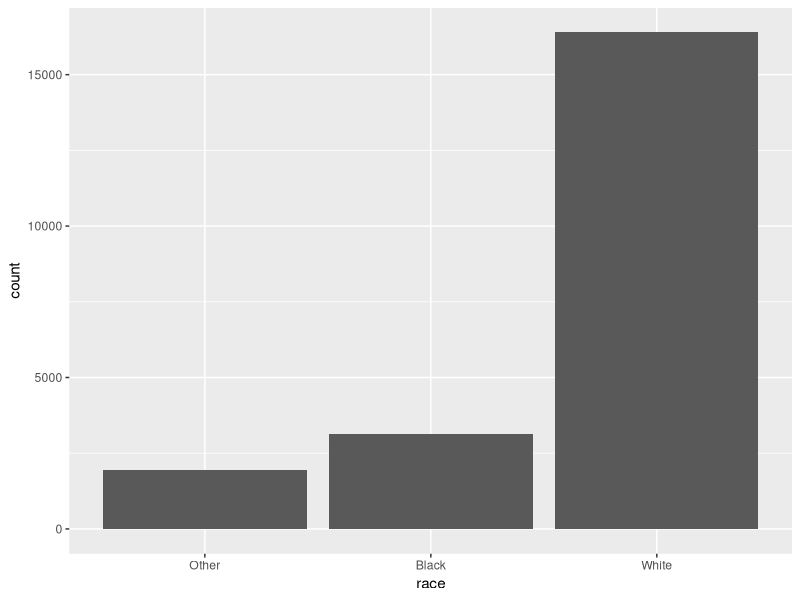
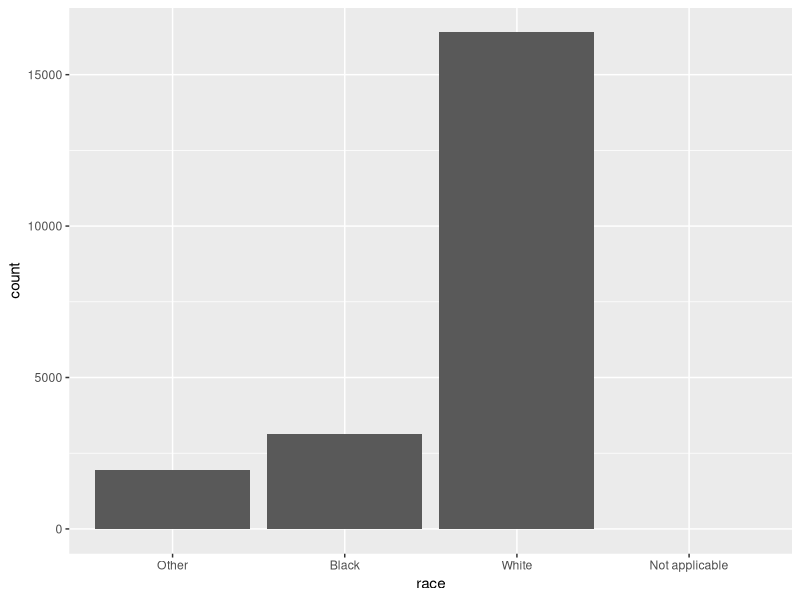
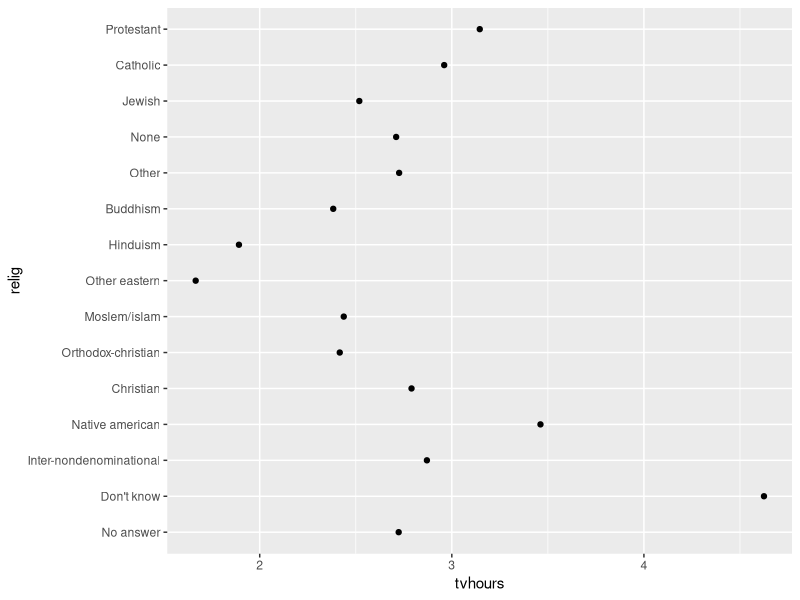
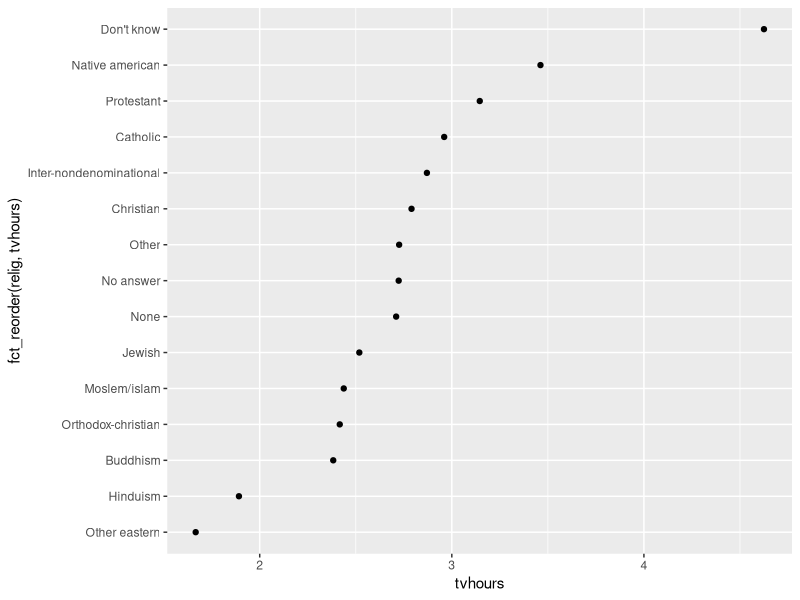
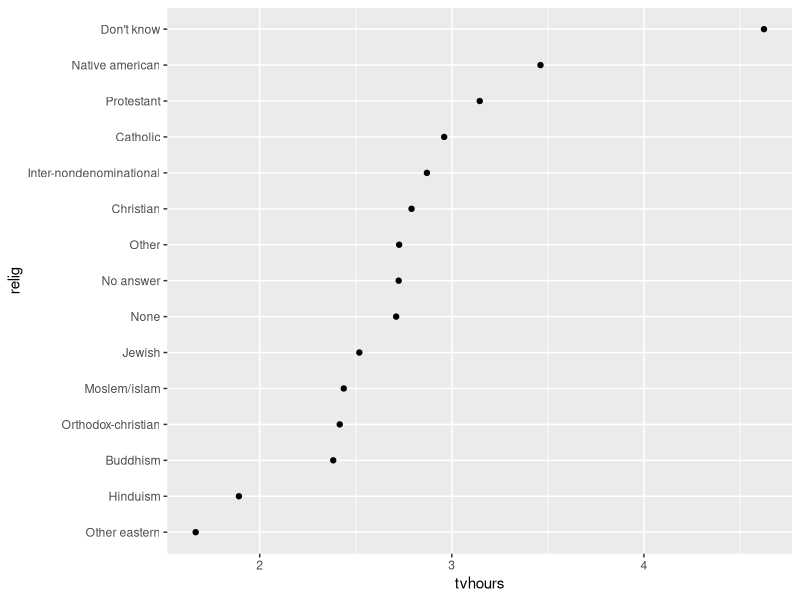
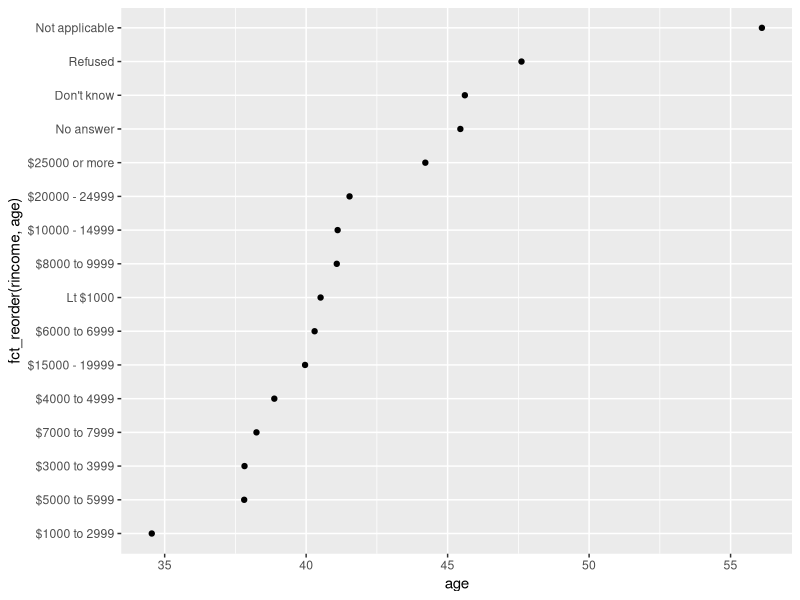
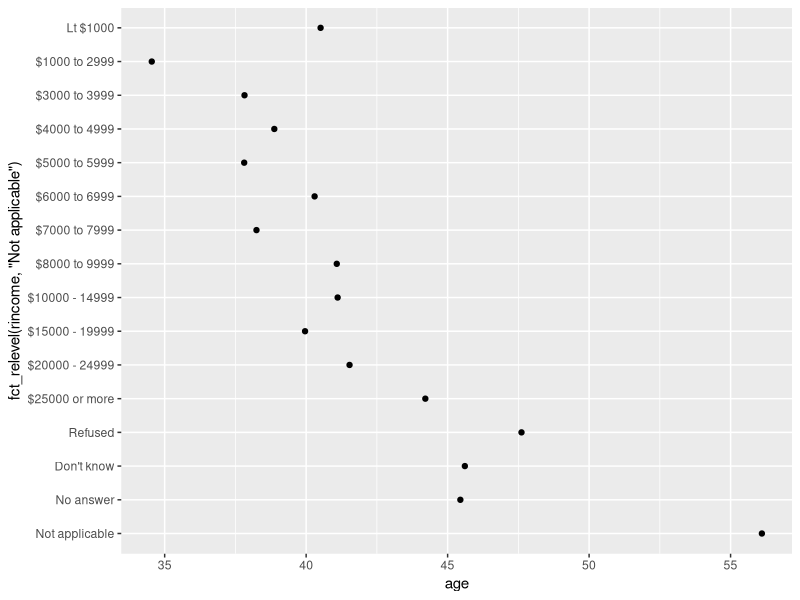
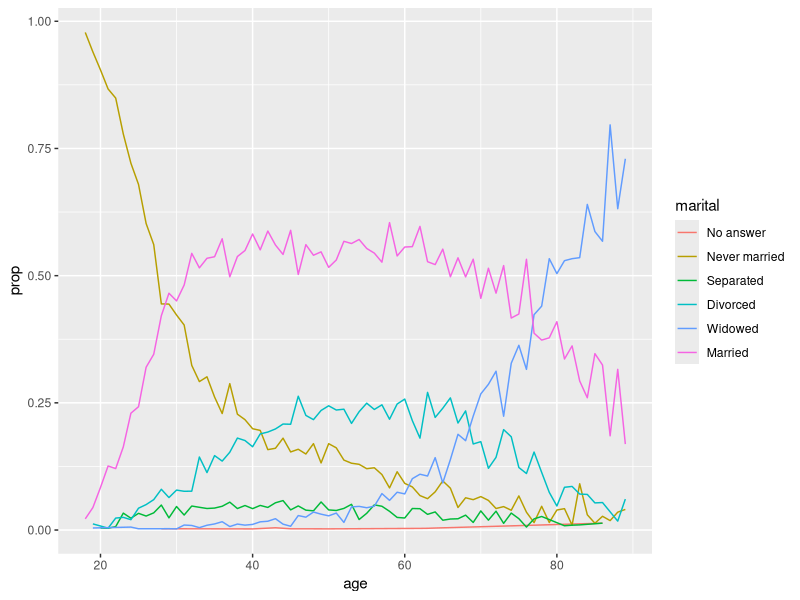

Here is the R script that generated these plots, in order:
## ---- chunk 1
suppressMessages(library(tidyverse))
library(stringr)
## ---- chunk 2
ex1 <- "how do you do?"
ex2 <- "good luck!"
ex1
ex2
## ---- chunk 3
string <- c("a", "b", "c")
string
string[3]
## ---- chunk 4
str_length(c("Happy Birthday", "¿Cuántos años tienes?", "g"))
## ---- chunk 5
str_c("a", "b", "c", "_", "x", "y", "z")
## ---- chunk 6
str_c("H", "a", "p", "p", "y", sep = ".")
## ---- chunk 7
colors <- c("red", "blue", "green")
str_sub(colors, 1, 2)
str_sub(colors, -2,-1)
## ---- chunk 8
fruits <- c("apple", "banana", "pear")
fruits
#match "an"
str_view(fruits, "an")
## ---- chunk 9
str_view(fruits, ".a.")
## ---- chunk 10
str_view(fruits, "^a")
## ---- chunk 11
str_view(fruits, "a$")
## ---- chunk 12
desserts <- c("apple pie", "apple", "apple tart")
str_view(desserts, "^apple$")
## ---- chunk 13
str_view(c("grey", "gray", "groy"), "gr(e|a)y")
## ---- chunk 14
x <- "1888 is the longest year in Roman numberals: MDCCCLXXXVIII"
x
## ---- chunk 15
str_view(x, "CC?")
## ---- chunk 16
str_view(x, "CC+")
## ---- chunk 17
str_view(x, "C[LX]+")
## ---- chunk 18
str_view(c("color","colour", "collar"), "colou?r")
## ---- chunk 19
str_view("banana", "ba(na)+")
## ---- chunk 20
str_view(x,"C{2}")
## ---- chunk 21
str_view(x, "C{2,}")
## ---- chunk 22
str_detect(fruits, "e")
## ---- chunk 23
#words is a dataset with 1000 common words
#how many start with t? 

sum(str_detect(words, "^t"))

#what proportion of words end with a vowel?
mean(str_detect(words, "[aeiou]$"))
## ---- chunk 24
str_subset(words, "x$") # search for all words ending in x
## ---- chunk 25
df <- tibble(word = words, i = seq_along(word))

df %>% 
  filter(str_detect(words, "x$"))
## ---- chunk 26
str_count(fruits, "a")

#on average how many vowels per word?
mean(str_count(words, "[aeiou]"))
## ---- chunk 27
df %>% 
  mutate(
    vowels = str_count(word, "[aeiou]"),
    consonants = str_count(word, "[^aeiou]")
  )
## ---- chunk 28
length(sentences)
head(sentences)
## ---- chunk 29
colors <- c("red", "orange", "yellow", "green", "blue", "purple")
#to create a regular expression, we can collapse the vector into a singular expression with vertical pipes to indicate "or"
color_match <- str_c(colors, collapse = "|")
color_match
## ---- chunk 30
has_color <- str_subset(sentences, color_match)
matches <- str_extract(has_color, color_match)
head(matches)

## ---- chunk 31
more <- sentences[str_count(sentences, color_match) > 1]
str_view_all(more, color_match)

str_extract_all(more, color_match)
## ---- chunk 32
noun <- "(a|the) ([^ ]+)"

has_noun <- sentences %>% 
  str_subset(noun) %>% 
  head(10)

has_noun %>% 
  str_extract(noun) #gives full match

has_noun %>% 
  str_match(noun) #this instead produces a matrix
## ---- chunk 33
tibble(sentence = sentences) %>% 
  extract(
    sentence, c("article", "noun"), #named columns
    "(a|the) ([^ ])",
    remove = FALSE #necessary to retain empty matches as well
  )
## ---- chunk 34
fruit <- c("banana", "coconut", "cucumber", "jujube", "papaya", "salal berry")
str_view_all(fruit, "(..)\\1")
## ---- chunk 35
x <- c("apple", "pear", "banana")
str_replace(x, "[aeiou]", "-")
str_replace_all(x, "[aeiou]", "-")
## ---- chunk 36
z <- c("1 house", "2 cars", "3 people")
str_replace_all(z, c("1" = "one", "2" = "two", "3" = "three"))
## ---- chunk 37
sentences %>% 
  str_replace("([^ ]+) ([^ ]+) ([^ ]+)", "\\1 \\3 \\2") %>% 
  head(5)
## ---- chunk 38
sentences %>% 
  head(5) %>% 
  str_split(" ")
## ---- chunk 39
sentences %>% 
  head(5) %>% 
  str_split(" ", simplify = TRUE)
## ---- chunk 40
i <- "This is a sentence. This is another sentence."
str_view_all(i, boundary("word"))
## ---- chunk 41
str_split(i, " ")[[1]]

str_split(i, boundary("word"))[[1]]
## ---- chunk 42
## this is to search in global environment of R
apropos("replace")
## this is to search in directory
head(dir(pattern = "\\.Rmd$"))
## ---- chunk 43
library(forcats)
## ---- chunk 44
x1 <- c("Dec", "Apr", "Jan", "Mar", "Jon")
## ---- chunk 45
#levels
month_levels <- c("Jan", "Feb", "Mar", "Apr", "May", "Jun", "Jul", "Aug", "Sep", "Oct", "Nov", "Dec")

#create factor
y1 <- factor(x1, levels = month_levels)
y1
## ---- chunk 46
y2 <- parse_factor(x1, levels = month_levels)
## ---- chunk 47
levels(y2)
## ---- chunk 48
gss_cat
## ---- chunk 49
gss_cat %>% 
  count(race)
## ---- chunk 50
ggplot(gss_cat, aes(race)) +
  geom_bar()
## ---- chunk 51
ggplot(gss_cat, aes(race)) +
  geom_bar() +
  scale_x_discrete(drop = FALSE)
## ---- chunk 52
relig <- gss_cat %>% 
  group_by(relig) %>% 
  summarize(
    age = mean(age, na.rm = TRUE),
    tvhours = mean(tvhours, na.rm = TRUE),
    n = n()
  )

ggplot(relig, aes(tvhours, relig)) +
  geom_point()
## ---- chunk 53
ggplot(relig, aes(tvhours, fct_reorder(relig, tvhours))) +
  geom_point()
## ---- chunk 54
relig %>% 
  mutate(relig = fct_reorder(relig, tvhours)) %>% 
  ggplot(aes(tvhours, relig)) +
  geom_point()
## ---- chunk 55
rincome <- gss_cat %>% 
  group_by(rincome) %>% 
  summarize(
    age = mean(age, na.rm = TRUE),
    tvhours = mean(tvhours, na.rm = TRUE), 
    n = n()
  )

ggplot(rincome, aes(age, fct_reorder(rincome, age))) +
  geom_point()
## ---- chunk 56
ggplot(rincome, aes(age, fct_relevel(rincome, "Not applicable"))) +
  geom_point()
## ---- chunk 57
by_age <- gss_cat %>% 
  filter(!is.na(age)) %>% 
  group_by(age, marital) %>% 
  count() %>% 
  group_by(age) %>% 
  mutate(sum = sum(n), prop = n/sum)

ggplot(by_age, aes(age, prop, color = marital)) +
  geom_line(na.rm = TRUE)

ggplot(by_age, aes(age, prop, color = fct_reorder2(marital, age, prop))) +
  geom_line() +
  labs(color = "marital")
## ---- chunk 58
gss_cat %>% 
  mutate(marital = marital %>% fct_infreq() %>% fct_rev()) %>% 
  ggplot(aes(marital)) +
  geom_bar()
## ---- chunk 59
gss_cat %>% count(partyid)
## ---- chunk 60
gss_cat %>% 
  mutate(partyid = fct_recode(partyid,
    "Republican, strong"  = "Strong republican",
    "Republican, weak"  = "Not str republican",
    "Independent, near rep" = "Ind,near rep",
    "Independent, near dem" = "Ind,near dem",
    "Democrat, weak" = "Not str democrat",
    "Democrat, strong" = "Strong democrat"
  )) %>% 
  count(partyid)
